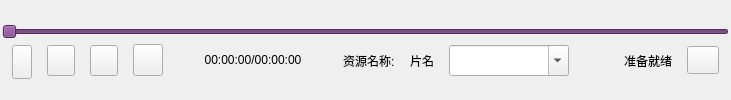
        <widget class="QWidget" name="tab_player">
         <attribute name="title">
          <string>播放</string>
         </attribute>
         <layout class="QVBoxLayout" name="verticalLayout_2">
          <property name="spacing">
           <number>11</number>
          </property>
          <property name="leftMargin">
           <number>0</number>
          </property>
          <property name="topMargin">
           <number>0</number>
          </property>
          <property name="rightMargin">
           <number>0</number>
          </property>
          <property name="bottomMargin">
           <number>0</number>
          </property>
          <item>
           <widget class="QGroupBox" name="box_video">
            <property name="minimumSize">
             <size>
              <width>0</width>
              <height>0</height>
             </size>
            </property>
            <property name="maximumSize">
             <size>
              <width>16777215</width>
              <height>16777215</height>
             </size>
            </property>
            <property name="styleSheet">
             <string notr="true">QGroupBox{border: none ;}</string>
            </property>
            <property name="title">
             <string/>
            </property>
            <property name="alignment">
             <set>Qt::AlignBottom|Qt::AlignHCenter</set>
            </property>
            <layout class="QVBoxLayout" name="verticalLayout_7">
             <property name="spacing">
              <number>0</number>
             </property>
             <property name="leftMargin">
              <number>0</number>
             </property>
             <property name="topMargin">
              <number>0</number>
             </property>
             <property name="rightMargin">
              <number>0</number>
             </property>
             <property name="bottomMargin">
              <number>0</number>
             </property>
             <item>
              <layout class="QVBoxLayout" name="box_player">
               <property name="spacing">
                <number>0</number>
               </property>
               <property name="leftMargin">
                <number>0</number>
               </property>
               <property name="rightMargin">
                <number>0</number>
               </property>
               <property name="bottomMargin">
                <number>0</number>
               </property>
              </layout>
             </item>
             <item>
              <widget class="QGroupBox" name="box_control">
               <property name="minimumSize">
                <size>
                 <width>564</width>
                 <height>65</height>
                </size>
               </property>
               <property name="maximumSize">
                <size>
                 <width>16777215</width>
                 <height>65</height>
                </size>
               </property>
               <property name="styleSheet">
                <string notr="true">QGroupBox{border: none ;}
</string>
               </property>
               <property name="title">
                <string/>
               </property>
               <property name="alignment">
                <set>Qt::AlignBottom|Qt::AlignLeading|Qt::AlignLeft</set>
               </property>
               <layout class="QVBoxLayout" name="verticalLayout_6">
                <property name="spacing">
                 <number>0</number>
                </property>
                <property name="leftMargin">
                 <number>2</number>
                </property>
                <property name="topMargin">
                 <number>2</number>
                </property>
                <property name="rightMargin">
                 <number>2</number>
                </property>
                <property name="bottomMargin">
                 <number>5</number>
                </property>
                <item>
                 <widget class="QSlider" name="sliderProgress">
                  <property name="enabled">
                   <bool>false</bool>
                  </property>
                  <property name="sizePolicy">
                   <sizepolicy hsizetype="Expanding" vsizetype="Fixed">
                    <horstretch>0</horstretch>
                    <verstretch>0</verstretch>
                   </sizepolicy>
                  </property>
                  <property name="minimumSize">
                   <size>
                    <width>0</width>
                    <height>25</height>
                   </size>
                  </property>
                  <property name="palette">
                   <palette>
                    <active>
                     <colorrole role="Button">
                      <brush brushstyle="SolidPattern">
                       <color alpha="255">
                        <red>116</red>
                        <green>60</green>
                        <blue>127</blue>
                       </color>
                      </brush>
                     </colorrole>
                     <colorrole role="Base">
                      <brush brushstyle="SolidPattern">
                       <color alpha="255">
                        <red>116</red>
                        <green>60</green>
                        <blue>127</blue>
                       </color>
                      </brush>
                     </colorrole>
                     <colorrole role="Window">
                      <brush brushstyle="SolidPattern">
                       <color alpha="255">
                        <red>116</red>
                        <green>60</green>
                        <blue>127</blue>
                       </color>
                      </brush>
                     </colorrole>
                    </active>
                    <inactive>
                     <colorrole role="Button">
                      <brush brushstyle="SolidPattern">
                       <color alpha="255">
                        <red>116</red>
                        <green>60</green>
                        <blue>127</blue>
                       </color>
                      </brush>
                     </colorrole>
                     <colorrole role="Base">
                      <brush brushstyle="SolidPattern">
                       <color alpha="255">
                        <red>116</red>
                        <green>60</green>
                        <blue>127</blue>
                       </color>
                      </brush>
                     </colorrole>
                     <colorrole role="Window">
                      <brush brushstyle="SolidPattern">
                       <color alpha="255">
                        <red>116</red>
                        <green>60</green>
                        <blue>127</blue>
                       </color>
                      </brush>
                     </colorrole>
                    </inactive>
                    <disabled>
                     <colorrole role="Button">
                      <brush brushstyle="SolidPattern">
                       <color alpha="255">
                        <red>116</red>
                        <green>60</green>
                        <blue>127</blue>
                       </color>
                      </brush>
                     </colorrole>
                     <colorrole role="Base">
                      <brush brushstyle="SolidPattern">
                       <color alpha="255">
                        <red>116</red>
                        <green>60</green>
                        <blue>127</blue>
                       </color>
                      </brush>
                     </colorrole>
                     <colorrole role="Window">
                      <brush brushstyle="SolidPattern">
                       <color alpha="255">
                        <red>116</red>
                        <green>60</green>
                        <blue>127</blue>
                       </color>
                      </brush>
                     </colorrole>
                    </disabled>
                   </palette>
                  </property>
                  <property name="cursor">
                   <cursorShape>PointingHandCursor</cursorShape>
                  </property>
                  <property name="mouseTracking">
                   <bool>true</bool>
                  </property>
                  <property name="tabletTracking">
                   <bool>true</bool>
                  </property>
                  <property name="focusPolicy">
                   <enum>Qt::TabFocus</enum>
                  </property>
                  <property name="contextMenuPolicy">
                   <enum>Qt::NoContextMenu</enum>
                  </property>
                  <property name="acceptDrops">
                   <bool>false</bool>
                  </property>
                  <property name="styleSheet">
                   <string notr="true"/>
                  </property>
                  <property name="tracking">
                   <bool>true</bool>
                  </property>
                  <property name="orientation">
                   <enum>Qt::Horizontal</enum>
                  </property>
                  <property name="invertedAppearance">
                   <bool>false</bool>
                  </property>
                  <property name="invertedControls">
                   <bool>false</bool>
                  </property>
                  <property name="tickPosition">
                   <enum>QSlider::NoTicks</enum>
                  </property>
                  <property name="tickInterval">
                   <number>10</number>
                  </property>
                 </widget>
                </item>
                <item>
                 <layout class="QHBoxLayout" name="horizontalLayout_2">
                  <property name="spacing">
                   <number>15</number>
                  </property>
                  <property name="leftMargin">
                   <number>10</number>
                  </property>
                  <property name="rightMargin">
                   <number>10</number>
                  </property>
                  <property name="bottomMargin">
                   <number>0</number>
                  </property>
                  <item>
                   <widget class="QPushButton" name="pushButton_paly">
                    <property name="sizePolicy">
                     <sizepolicy hsizetype="Expanding" vsizetype="Fixed">
                      <horstretch>0</horstretch>
                      <verstretch>0</verstretch>
                     </sizepolicy>
                    </property>
                    <property name="minimumSize">
                     <size>
                      <width>20</width>
                      <height>34</height>
                     </size>
                    </property>
                    <property name="maximumSize">
                     <size>
                      <width>20</width>
                      <height>31</height>
                     </size>
                    </property>
                    <property name="focusPolicy">
                     <enum>Qt::NoFocus</enum>
                    </property>
                    <property name="styleSheet">
                     <string notr="true">QPushButton{
    border-image:url(://img/play_out.svg) 0px 0px no-repeat;
}
QPushButton:hover{
     border-image:url(://img/play_on.svg) -0px 0px no-repeat;
}
</string>
                    </property>
                    <property name="text">
                     <string/>
                    </property>
                   </widget>
                  </item>
                  <item>
                   <widget class="QPushButton" name="pushButton_front">
                    <property name="enabled">
                     <bool>true</bool>
                    </property>
                    <property name="minimumSize">
                     <size>
                      <width>28</width>
                      <height>31</height>
                     </size>
                    </property>
                    <property name="maximumSize">
                     <size>
                      <width>28</width>
                      <height>31</height>
                     </size>
                    </property>
                    <property name="focusPolicy">
                     <enum>Qt::NoFocus</enum>
                    </property>
                    <property name="styleSheet">
                     <string notr="true">QPushButton{
    border-image:url(://img/front_out.svg) 0px 0px no-repeat;
}
QPushButton:hover{
     border-image:url(://img/front_on.svg) -0px 0px no-repeat;
}
QPushButton:disabled{

     border-image:url(://img/front_off.svg) -0px 0px no-repeat;
}</string>
                    </property>
                    <property name="text">
                     <string/>
                    </property>
                   </widget>
                  </item>
                  <item>
                   <widget class="QPushButton" name="pushButton_next">
                    <property name="enabled">
                     <bool>true</bool>
                    </property>
                    <property name="minimumSize">
                     <size>
                      <width>28</width>
                      <height>31</height>
                     </size>
                    </property>
                    <property name="maximumSize">
                     <size>
                      <width>28</width>
                      <height>31</height>
                     </size>
                    </property>
                    <property name="focusPolicy">
                     <enum>Qt::NoFocus</enum>
                    </property>
                    <property name="styleSheet">
                     <string notr="true">QPushButton{
    border-image:url(://img/next_out.svg) 0px 0px no-repeat;
}
QPushButton:hover{
     border-image:url(://img/next_on.svg) -0px 0px no-repeat;
}
QPushButton:disabled{

     border-image:url(://img/next_off.svg) -0px 0px no-repeat;
}</string>
                    </property>
                    <property name="text">
                     <string/>
                    </property>
                   </widget>
                  </item>
                  <item>
                   <widget class="QPushButton" name="pushButton_sound">
                    <property name="minimumSize">
                     <size>
                      <width>30</width>
                      <height>32</height>
                     </size>
                    </property>
                    <property name="maximumSize">
                     <size>
                      <width>30</width>
                      <height>32</height>
                     </size>
                    </property>
                    <property name="focusPolicy">
                     <enum>Qt::NoFocus</enum>
                    </property>
                    <property name="styleSheet">
                     <string notr="true">

QPushButton{
    border-image:url(://img/volume-up_out.svg) 0px 0px no-repeat;
filter:alpha(Opacity=80);-moz-opacity:0.5;opacity: 0.5;
}
QPushButton:hover{
     border-image:url(://img/volume-up_on.svg) -0px 0px no-repeat;
border:none;
}
</string>
                    </property>
                    <property name="text">
                     <string/>
                    </property>
                   </widget>
                  </item>
                  <item>
                   <widget class="QLabel" name="labelTimeVideo">
                    <property name="minimumSize">
                     <size>
                      <width>150</width>
                      <height>30</height>
                     </size>
                    </property>
                    <property name="maximumSize">
                     <size>
                      <width>150</width>
                      <height>30</height>
                     </size>
                    </property>
                    <property name="toolTip">
                     <string>时间</string>
                    </property>
                    <property name="styleSheet">
                     <string notr="true">color:#000;</string>
                    </property>
                    <property name="text">
                     <string>00:00:00/00:00:00</string>
                    </property>
                    <property name="alignment">
                     <set>Qt::AlignCenter</set>
                    </property>
                   </widget>
                  </item>
                  <item>
                   <widget class="QLabel" name="label">
                    <property name="text">
                     <string>资源名称:</string>
                    </property>
                   </widget>
                  </item>
                  <item>
                   <widget class="QLabel" name="label_VideoName">
                    <property name="text">
                     <string>片名</string>
                    </property>
                    <property name="openExternalLinks">
                     <bool>false</bool>
                    </property>
                   </widget>
                  </item>
                  <item>
                   <widget class="QComboBox" name="player_control_part">
                    <property name="minimumSize">
                     <size>
                      <width>120</width>
                      <height>31</height>
                     </size>
                    </property>
                    <property name="autoFillBackground">
                     <bool>false</bool>
                    </property>
                    <property name="editable">
                     <bool>true</bool>
                    </property>
                    <property name="frame">
                     <bool>true</bool>
                    </property>
                   </widget>
                  </item>
                  <item>
                   <spacer name="horizontalSpacer_2">
                    <property name="orientation">
                     <enum>Qt::Horizontal</enum>
                    </property>
                    <property name="sizeHint" stdset="0">
                     <size>
                      <width>40</width>
                      <height>20</height>
                     </size>
                    </property>
                   </spacer>
                  </item>
                  <item>
                   <widget class="QLabel" name="status">
                    <property name="minimumSize">
                     <size>
                      <width>0</width>
                      <height>0</height>
                     </size>
                    </property>
                    <property name="maximumSize">
                     <size>
                      <width>100</width>
                      <height>50</height>
                     </size>
                    </property>
                    <property name="styleSheet">
                     <string notr="true">color:#000;</string>
                    </property>
                    <property name="text">
                     <string>准备就绪</string>
                    </property>
                    <property name="alignment">
                     <set>Qt::AlignCenter</set>
                    </property>
                   </widget>
                  </item>
                  <item>
                   <widget class="QPushButton" name="pushButton_setting">
                    <property name="minimumSize">
                     <size>
                      <width>32</width>
                      <height>28</height>
                     </size>
                    </property>
                    <property name="maximumSize">
                     <size>
                      <width>32</width>
                      <height>28</height>
                     </size>
                    </property>
                    <property name="focusPolicy">
                     <enum>Qt::NoFocus</enum>
                    </property>
                    <property name="styleSheet">
                     <string notr="true">

QPushButton{
    border-image:url(://img/setting_out.svg) 0px 0px no-repeat;
}
QPushButton:hover{
     border-image:url(://img/setting_on.svg) -0px 0px no-repeat;
border:none;
}
</string>
                    </property>
                    <property name="text">
                     <string/>
                    </property>
                   </widget>
                  </item>
                 </layout>
                </item>
               </layout>
              </widget>
             </item>
            </layout>
           </widget>
          </item>
         </layout>
        </widget>
